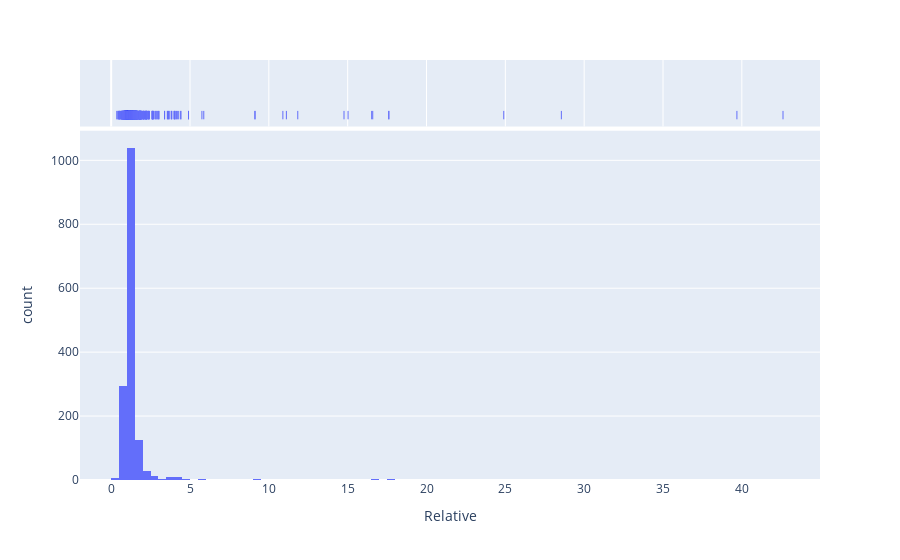

The code cell stored with this chart in its notebook:
### Code cell
df = pd.DataFrame(relative_diff, columns=['Relative'])
fig = px.histogram(df, x="Relative", marginal="rug")
fig.show()

### Figure 1 — Plotly figure (JSON) as saved in the notebook; plotly's stock layout.template omitted (floating-point values rounded to 4 significant figures; data arrays with more than 128 entries replaced by an {"elided": "..."} marker saying what was removed)
{"data": [{"alignmentgroup": "True", "bingroup": "x", "hovertemplate": "Relative=%{x}<br>count=%{y}<extra></extra>", "legendgroup": "", "marker": {"color": "#636efa", "pattern": {"shape": ""}}, "name": "", "offsetgroup": "", "orientation": "v", "showlegend": false, "type": "histogram", "x": {"elided": "1681 float values"}, "xaxis": "x", "yaxis": "y"}, {"alignmentgroup": "True", "boxpoints": "all", "fillcolor": "rgba(255,255,255,0)", "hoveron": "points", "hovertemplate": "Relative=%{x}<extra></extra>", "jitter": 0, "legendgroup": "", "line": {"color": "rgba(255,255,255,0)"}, "marker": {"color": "#636efa", "symbol": "line-ns-open"}, "name": "", "offsetgroup": "", "showlegend": false, "type": "box", "x": {"elided": "1681 float values"}, "xaxis": "x2", "yaxis": "y2"}], "layout": {"barmode": "relative", "legend": {"tracegroupgap": 0}, "margin": {"t": 60}, "xaxis": {"anchor": "y", "domain": [0, 1], "title": {"text": "Relative"}}, "xaxis2": {"anchor": "y2", "domain": [0, 1], "matches": "x", "showgrid": true, "showticklabels": false}, "yaxis": {"anchor": "x", "domain": [0, 0.8316], "title": {"text": "count"}}, "yaxis2": {"anchor": "x2", "domain": [0.8416, 1], "matches": "y2", "showgrid": false, "showline": false, "showticklabels": false, "ticks": ""}}}
